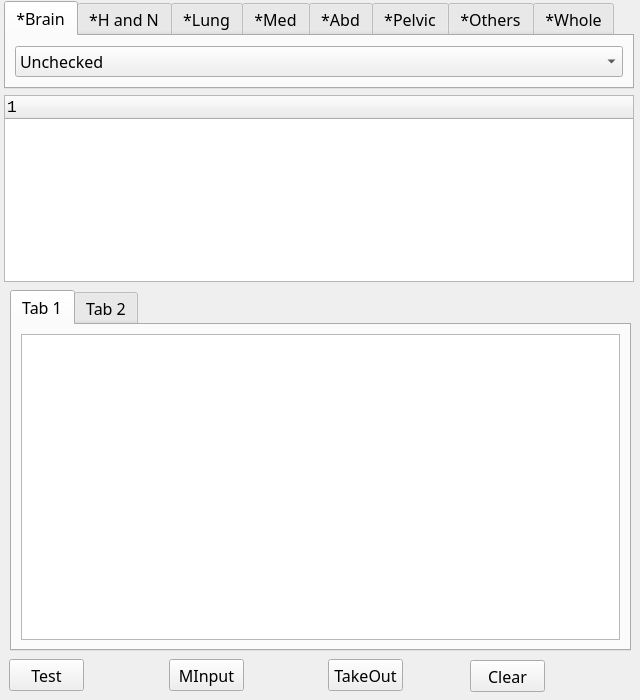
<?xml version="1.0" encoding="UTF-8"?>
<ui version="4.0">
 <class>Form</class>
 <widget class="QWidget" name="Form">
  <property name="geometry">
   <rect>
    <x>0</x>
    <y>0</y>
    <width>640</width>
    <height>700</height>
   </rect>
  </property>
  <property name="sizePolicy">
   <sizepolicy hsizetype="Fixed" vsizetype="Fixed">
    <horstretch>0</horstretch>
    <verstretch>0</verstretch>
   </sizepolicy>
  </property>
  <property name="minimumSize">
   <size>
    <width>640</width>
    <height>700</height>
   </size>
  </property>
  <property name="maximumSize">
   <size>
    <width>640</width>
    <height>700</height>
   </size>
  </property>
  <property name="font">
   <font>
    <family>Noto Sans CJK TC Regular</family>
    <pointsize>12</pointsize>
   </font>
  </property>
  <property name="focusPolicy">
   <enum>Qt::StrongFocus</enum>
  </property>
  <property name="windowTitle">
   <string>Form</string>
  </property>
  <property name="autoFillBackground">
   <bool>true</bool>
  </property>
  <widget class="QPushButton" name="clear_Button">
   <property name="geometry">
    <rect>
     <x>470</x>
     <y>660</y>
     <width>75</width>
     <height>32</height>
    </rect>
   </property>
   <property name="text">
    <string>Clear</string>
   </property>
  </widget>
  <widget class="QPushButton" name="test_Button">
   <property name="geometry">
    <rect>
     <x>9</x>
     <y>659</y>
     <width>75</width>
     <height>32</height>
    </rect>
   </property>
   <property name="font">
    <font>
     <family>Noto Sans CJK TC Light</family>
    </font>
   </property>
   <property name="text">
    <string>Test</string>
   </property>
  </widget>
  <widget class="QPushButton" name="take_Button">
   <property name="geometry">
    <rect>
     <x>328</x>
     <y>659</y>
     <width>75</width>
     <height>32</height>
    </rect>
   </property>
   <property name="text">
    <string>TakeOut</string>
   </property>
  </widget>
  <widget class="QPushButton" name="minput_Button">
   <property name="geometry">
    <rect>
     <x>169</x>
     <y>659</y>
     <width>75</width>
     <height>32</height>
    </rect>
   </property>
   <property name="text">
    <string>MInput</string>
   </property>
  </widget>
  <widget class="QWidget" name="layoutWidget">
   <property name="geometry">
    <rect>
     <x>4</x>
     <y>1</y>
     <width>630</width>
     <height>281</height>
    </rect>
   </property>
   <layout class="QVBoxLayout" name="verticalLayout_2">
    <item>
     <widget class="QTabWidget" name="tabWidget">
      <property name="currentIndex">
       <number>0</number>
      </property>
      <widget class="QWidget" name="brain">
       <attribute name="title">
        <string>*Brain</string>
       </attribute>
       <layout class="QGridLayout" name="gridLayout">
        <item row="0" column="0">
         <widget class="QComboBox" name="combo_brain">
          <property name="currentText">
           <string>Unchecked</string>
          </property>
          <item>
           <property name="text">
            <string>Unchecked</string>
           </property>
          </item>
          <item>
           <property name="text">
            <string>Normal</string>
           </property>
          </item>
          <item>
           <property name="text">
            <string>Checked</string>
           </property>
          </item>
          <item>
           <property name="text">
            <string>Abnormal</string>
           </property>
          </item>
         </widget>
        </item>
       </layout>
      </widget>
      <widget class="QWidget" name="head_neck">
       <attribute name="title">
        <string>*H and N</string>
       </attribute>
       <layout class="QVBoxLayout" name="verticalLayout_3">
        <item>
         <widget class="QComboBox" name="combo_hn">
          <property name="currentText">
           <string>Unchecked</string>
          </property>
          <item>
           <property name="text">
            <string>Unchecked</string>
           </property>
          </item>
          <item>
           <property name="text">
            <string>Normal</string>
           </property>
          </item>
          <item>
           <property name="text">
            <string>Checked</string>
           </property>
          </item>
          <item>
           <property name="text">
            <string>Abnormal</string>
           </property>
          </item>
         </widget>
        </item>
       </layout>
      </widget>
      <widget class="QWidget" name="lung">
       <attribute name="title">
        <string>*Lung</string>
       </attribute>
       <layout class="QVBoxLayout" name="verticalLayout_4">
        <item>
         <widget class="QComboBox" name="combo_lung">
          <property name="currentText">
           <string>Unchecked</string>
          </property>
          <item>
           <property name="text">
            <string>Unchecked</string>
           </property>
          </item>
          <item>
           <property name="text">
            <string>Normal</string>
           </property>
          </item>
          <item>
           <property name="text">
            <string>Checked</string>
           </property>
          </item>
          <item>
           <property name="text">
            <string>Abnormal</string>
           </property>
          </item>
         </widget>
        </item>
       </layout>
      </widget>
      <widget class="QWidget" name="med">
       <attribute name="title">
        <string>*Med</string>
       </attribute>
       <layout class="QVBoxLayout" name="verticalLayout_5">
        <item>
         <widget class="QComboBox" name="combo_med">
          <property name="currentText">
           <string>Unchecked</string>
          </property>
          <item>
           <property name="text">
            <string>Unchecked</string>
           </property>
          </item>
          <item>
           <property name="text">
            <string>Normal</string>
           </property>
          </item>
          <item>
           <property name="text">
            <string>Checked</string>
           </property>
          </item>
          <item>
           <property name="text">
            <string>Abnormal</string>
           </property>
          </item>
         </widget>
        </item>
       </layout>
      </widget>
      <widget class="QWidget" name="abd">
       <attribute name="title">
        <string>*Abd</string>
       </attribute>
       <layout class="QVBoxLayout" name="verticalLayout_6">
        <item>
         <widget class="QComboBox" name="combo_abd">
          <property name="currentText">
           <string>Unchecked</string>
          </property>
          <item>
           <property name="text">
            <string>Unchecked</string>
           </property>
          </item>
          <item>
           <property name="text">
            <string>Normal</string>
           </property>
          </item>
          <item>
           <property name="text">
            <string>Checked</string>
           </property>
          </item>
          <item>
           <property name="text">
            <string>Abnormal</string>
           </property>
          </item>
         </widget>
        </item>
       </layout>
      </widget>
      <widget class="QWidget" name="pelvic">
       <attribute name="title">
        <string>*Pelvic</string>
       </attribute>
       <layout class="QVBoxLayout" name="verticalLayout_7">
        <item>
         <widget class="QComboBox" name="combo_pelvic">
          <property name="currentText">
           <string>Unchecked</string>
          </property>
          <item>
           <property name="text">
            <string>Unchecked</string>
           </property>
          </item>
          <item>
           <property name="text">
            <string>Normal</string>
           </property>
          </item>
          <item>
           <property name="text">
            <string>Checked</string>
           </property>
          </item>
          <item>
           <property name="text">
            <string>Abnormal</string>
           </property>
          </item>
         </widget>
        </item>
       </layout>
      </widget>
      <widget class="QWidget" name="others">
       <attribute name="title">
        <string>*Others</string>
       </attribute>
       <layout class="QVBoxLayout" name="verticalLayout_8">
        <item>
         <widget class="QComboBox" name="combo_others">
          <property name="currentText">
           <string>Unchecked</string>
          </property>
          <item>
           <property name="text">
            <string>Unchecked</string>
           </property>
          </item>
          <item>
           <property name="text">
            <string>Normal</string>
           </property>
          </item>
          <item>
           <property name="text">
            <string>Checked</string>
           </property>
          </item>
          <item>
           <property name="text">
            <string>Abnormal</string>
           </property>
          </item>
         </widget>
        </item>
       </layout>
      </widget>
      <widget class="QWidget" name="whole">
       <attribute name="title">
        <string>*Whole</string>
       </attribute>
       <layout class="QVBoxLayout" name="verticalLayout_9">
        <item>
         <widget class="QComboBox" name="combo_whole">
          <property name="currentText">
           <string>Unchecked</string>
          </property>
          <item>
           <property name="text">
            <string>Unchecked</string>
           </property>
          </item>
          <item>
           <property name="text">
            <string>Normal</string>
           </property>
          </item>
          <item>
           <property name="text">
            <string>Checked</string>
           </property>
          </item>
          <item>
           <property name="text">
            <string>Abnormal</string>
           </property>
          </item>
         </widget>
        </item>
       </layout>
      </widget>
     </widget>
    </item>
    <item>
     <widget class="QTreeWidget" name="treeWidget">
      <property name="font">
       <font>
        <family>Consolas</family>
        <pointsize>12</pointsize>
       </font>
      </property>
      <property name="selectionMode">
       <enum>QAbstractItemView::SingleSelection</enum>
      </property>
      <column>
       <property name="text">
        <string notr="true">1</string>
       </property>
      </column>
     </widget>
    </item>
   </layout>
  </widget>
  <widget class="QTabWidget" name="tabWidget_2">
   <property name="geometry">
    <rect>
     <x>10</x>
     <y>290</y>
     <width>621</width>
     <height>361</height>
    </rect>
   </property>
   <widget class="QWidget" name="tab">
    <attribute name="title">
     <string>Tab 1</string>
    </attribute>
    <layout class="QVBoxLayout" name="verticalLayout">
     <item>
      <widget class="QPlainTextEdit" name="plainTextEdit"/>
     </item>
    </layout>
   </widget>
   <widget class="QWidget" name="tab_2">
    <attribute name="title">
     <string>Tab 2</string>
    </attribute>
   </widget>
  </widget>
 </widget>
 <resources/>
 <connections/>
</ui>
